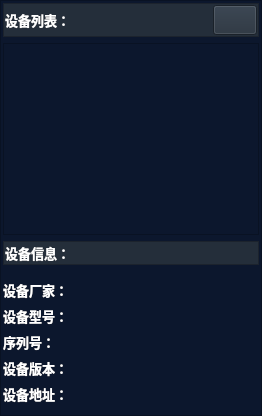
         <widget class="QFrame" name="frame_2">
          <property name="styleSheet">
           <string notr="true">background-color: rgb(12, 23, 45);</string>
          </property>
          <property name="frameShape">
           <enum>QFrame::StyledPanel</enum>
          </property>
          <property name="frameShadow">
           <enum>QFrame::Raised</enum>
          </property>
          <layout class="QVBoxLayout" name="verticalLayout_6" stretch="1,12,1,6">
           <property name="leftMargin">
            <number>2</number>
           </property>
           <property name="topMargin">
            <number>2</number>
           </property>
           <property name="rightMargin">
            <number>2</number>
           </property>
           <property name="bottomMargin">
            <number>2</number>
           </property>
           <item>
            <widget class="QFrame" name="frame_6">
             <property name="styleSheet">
              <string notr="true">background-color: rgb(36, 46, 58);</string>
             </property>
             <property name="frameShape">
              <enum>QFrame::StyledPanel</enum>
             </property>
             <property name="frameShadow">
              <enum>QFrame::Raised</enum>
             </property>
             <layout class="QGridLayout" name="gridLayout_9">
              <property name="leftMargin">
               <number>1</number>
              </property>
              <property name="topMargin">
               <number>1</number>
              </property>
              <property name="rightMargin">
               <number>1</number>
              </property>
              <property name="bottomMargin">
               <number>1</number>
              </property>
              <property name="spacing">
               <number>1</number>
              </property>
              <item row="0" column="0">
               <layout class="QHBoxLayout" name="horizontalLayout_22" stretch="1,1,0">
                <item>
                 <widget class="QLabel" name="label_13">
                  <property name="font">
                   <font>
                    <family>微软雅黑</family>
                    <pointsize>10</pointsize>
                    <weight>75</weight>
                    <bold>true</bold>
                   </font>
                  </property>
                  <property name="styleSheet">
                   <string notr="true">color: rgb(255, 255, 255);</string>
                  </property>
                  <property name="text">
                   <string>设备列表：</string>
                  </property>
                 </widget>
                </item>
                <item>
                 <spacer name="horizontalSpacer_2">
                  <property name="orientation">
                   <enum>Qt::Horizontal</enum>
                  </property>
                  <property name="sizeHint" stdset="0">
                   <size>
                    <width>40</width>
                    <height>20</height>
                   </size>
                  </property>
                 </spacer>
                </item>
                <item>
                 <widget class="QPushButton" name="pushButton_reflash">
                  <property name="font">
                   <font>
                    <family>微软雅黑</family>
                    <pointsize>11</pointsize>
                   </font>
                  </property>
                  <property name="styleSheet">
                   <string notr="true">color: rgb(238, 238, 236);</string>
                  </property>
                  <property name="text">
                   <string/>
                  </property>
                  <property name="icon">
                   <iconset>
                    <normaloff>Resources/复位.png</normaloff>Resources/复位.png</iconset>
                  </property>
                  <property name="iconSize">
                   <size>
                    <width>20</width>
                    <height>20</height>
                   </size>
                  </property>
                 </widget>
                </item>
               </layout>
              </item>
             </layout>
            </widget>
           </item>
           <item>
            <widget class="QTreeView" name="treeView">
             <property name="font">
              <font>
               <family>微软雅黑</family>
               <pointsize>11</pointsize>
               <weight>75</weight>
               <bold>true</bold>
              </font>
             </property>
             <property name="editTriggers">
              <set>QAbstractItemView::DoubleClicked|QAbstractItemView::EditKeyPressed|QAbstractItemView::SelectedClicked</set>
             </property>
             <property name="iconSize">
              <size>
               <width>25</width>
               <height>25</height>
              </size>
             </property>
             <attribute name="headerVisible">
              <bool>false</bool>
             </attribute>
            </widget>
           </item>
           <item>
            <widget class="QFrame" name="frame_7">
             <property name="styleSheet">
              <string notr="true">background-color: rgb(36, 46, 58);</string>
             </property>
             <property name="frameShape">
              <enum>QFrame::StyledPanel</enum>
             </property>
             <property name="frameShadow">
              <enum>QFrame::Raised</enum>
             </property>
             <layout class="QGridLayout" name="gridLayout_11">
              <property name="leftMargin">
               <number>1</number>
              </property>
              <property name="topMargin">
               <number>1</number>
              </property>
              <property name="rightMargin">
               <number>1</number>
              </property>
              <property name="bottomMargin">
               <number>1</number>
              </property>
              <property name="spacing">
               <number>1</number>
              </property>
              <item row="0" column="0">
               <widget class="QLabel" name="label_14">
                <property name="font">
                 <font>
                  <family>微软雅黑</family>
                  <pointsize>10</pointsize>
                  <weight>75</weight>
                  <bold>true</bold>
                 </font>
                </property>
                <property name="styleSheet">
                 <string notr="true">color: rgb(255, 255, 255);</string>
                </property>
                <property name="text">
                 <string>设备信息：</string>
                </property>
               </widget>
              </item>
             </layout>
            </widget>
           </item>
           <item>
            <layout class="QVBoxLayout" name="verticalLayout_5" stretch="1,1,1,1,1">
             <property name="topMargin">
              <number>9</number>
             </property>
             <property name="bottomMargin">
              <number>9</number>
             </property>
             <item>
              <layout class="QHBoxLayout" name="horizontalLayout_23" stretch="1,2">
               <item>
                <widget class="QLabel" name="label_15">
                 <property name="font">
                  <font>
                   <family>微软雅黑</family>
                   <pointsize>10</pointsize>
                   <weight>75</weight>
                   <bold>true</bold>
                  </font>
                 </property>
                 <property name="styleSheet">
                  <string notr="true">color: rgb(255, 255, 255);</string>
                 </property>
                 <property name="text">
                  <string>设备厂家：</string>
                 </property>
                </widget>
               </item>
               <item>
                <widget class="QLabel" name="label_42">
                 <property name="font">
                  <font>
                   <family>微软雅黑</family>
                   <pointsize>10</pointsize>
                   <weight>75</weight>
                   <bold>true</bold>
                  </font>
                 </property>
                 <property name="styleSheet">
                  <string notr="true">color: rgb(255, 255, 255);</string>
                 </property>
                 <property name="text">
                  <string/>
                 </property>
                </widget>
               </item>
              </layout>
             </item>
             <item>
              <layout class="QHBoxLayout" name="horizontalLayout_24" stretch="1,2">
               <item>
                <widget class="QLabel" name="label_16">
                 <property name="font">
                  <font>
                   <family>微软雅黑</family>
                   <pointsize>10</pointsize>
                   <weight>75</weight>
                   <bold>true</bold>
                  </font>
                 </property>
                 <property name="styleSheet">
                  <string notr="true">color: rgb(255, 255, 255);</string>
                 </property>
                 <property name="text">
                  <string>设备型号：</string>
                 </property>
                </widget>
               </item>
               <item>
                <widget class="QLabel" name="label_43">
                 <property name="font">
                  <font>
                   <family>微软雅黑</family>
                   <pointsize>10</pointsize>
                   <weight>75</weight>
                   <bold>true</bold>
                  </font>
                 </property>
                 <property name="styleSheet">
                  <string notr="true">color: rgb(255, 255, 255);</string>
                 </property>
                 <property name="text">
                  <string/>
                 </property>
                </widget>
               </item>
              </layout>
             </item>
             <item>
              <layout class="QHBoxLayout" name="horizontalLayout_25" stretch="1,2">
               <item>
                <widget class="QLabel" name="label_17">
                 <property name="font">
                  <font>
                   <family>微软雅黑</family>
                   <pointsize>10</pointsize>
                   <weight>75</weight>
                   <bold>true</bold>
                  </font>
                 </property>
                 <property name="styleSheet">
                  <string notr="true">color: rgb(255, 255, 255);</string>
                 </property>
                 <property name="text">
                  <string>序列号：</string>
                 </property>
                </widget>
               </item>
               <item>
                <widget class="QLabel" name="label_44">
                 <property name="font">
                  <font>
                   <family>微软雅黑</family>
                   <pointsize>10</pointsize>
                   <weight>75</weight>
                   <bold>true</bold>
                  </font>
                 </property>
                 <property name="styleSheet">
                  <string notr="true">color: rgb(255, 255, 255);</string>
                 </property>
                 <property name="text">
                  <string/>
                 </property>
                </widget>
               </item>
              </layout>
             </item>
             <item>
              <layout class="QHBoxLayout" name="horizontalLayout_26" stretch="1,2">
               <item>
                <widget class="QLabel" name="label_18">
                 <property name="font">
                  <font>
                   <family>微软雅黑</family>
                   <pointsize>10</pointsize>
                   <weight>75</weight>
                   <bold>true</bold>
                  </font>
                 </property>
                 <property name="styleSheet">
                  <string notr="true">color: rgb(255, 255, 255);</string>
                 </property>
                 <property name="text">
                  <string>设备版本：</string>
                 </property>
                </widget>
               </item>
               <item>
                <widget class="QLabel" name="label_45">
                 <property name="font">
                  <font>
                   <family>微软雅黑</family>
                   <pointsize>10</pointsize>
                   <weight>75</weight>
                   <bold>true</bold>
                  </font>
                 </property>
                 <property name="styleSheet">
                  <string notr="true">color: rgb(255, 255, 255);</string>
                 </property>
                 <property name="text">
                  <string/>
                 </property>
                </widget>
               </item>
              </layout>
             </item>
             <item>
              <layout class="QHBoxLayout" name="horizontalLayout_27" stretch="1,2">
               <item>
                <widget class="QLabel" name="label_19">
                 <property name="font">
                  <font>
                   <family>微软雅黑</family>
                   <pointsize>10</pointsize>
                   <weight>75</weight>
                   <bold>true</bold>
                  </font>
                 </property>
                 <property name="styleSheet">
                  <string notr="true">color: rgb(255, 255, 255);</string>
                 </property>
                 <property name="text">
                  <string>设备地址：</string>
                 </property>
                </widget>
               </item>
               <item>
                <widget class="QLabel" name="label_46">
                 <property name="font">
                  <font>
                   <family>微软雅黑</family>
                   <pointsize>10</pointsize>
                   <weight>75</weight>
                   <bold>true</bold>
                  </font>
                 </property>
                 <property name="styleSheet">
                  <string notr="true">color: rgb(255, 255, 255);</string>
                 </property>
                 <property name="text">
                  <string/>
                 </property>
                </widget>
               </item>
              </layout>
             </item>
            </layout>
           </item>
          </layout>
         </widget>
